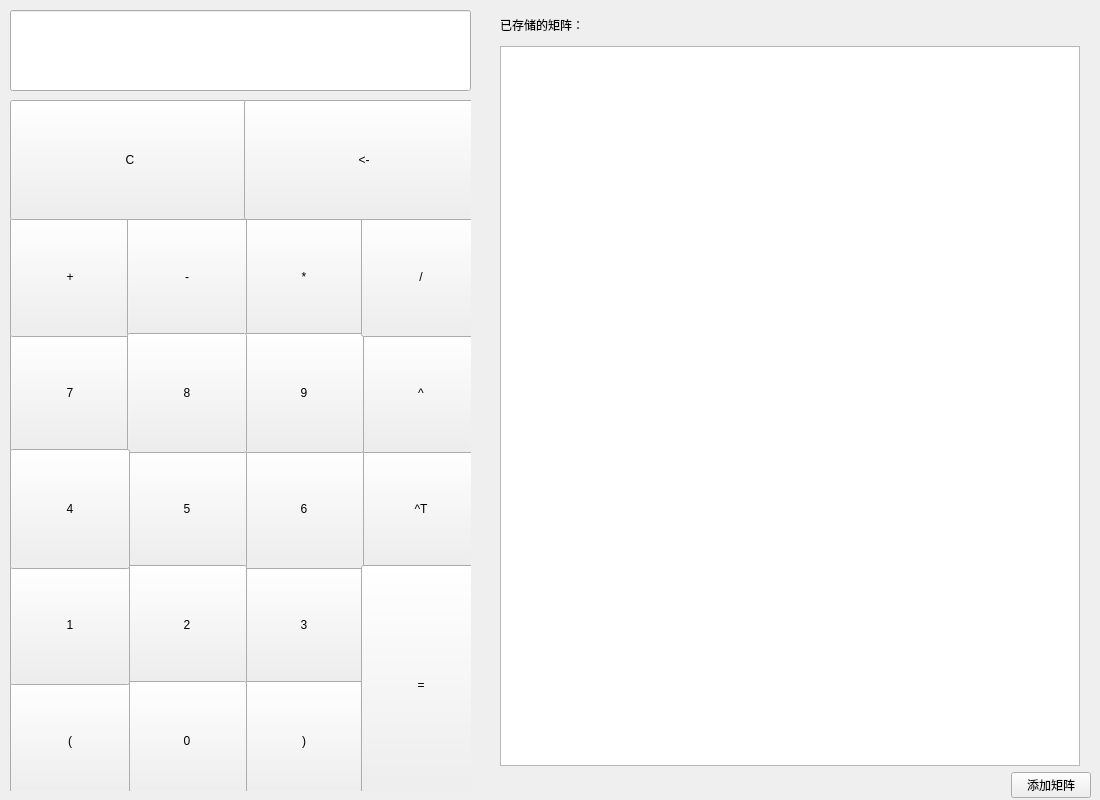
<?xml version="1.0" encoding="UTF-8"?>
<ui version="4.0">
 <class>Widget</class>
 <widget class="QWidget" name="Widget">
  <property name="geometry">
   <rect>
    <x>0</x>
    <y>0</y>
    <width>1100</width>
    <height>800</height>
   </rect>
  </property>
  <property name="minimumSize">
   <size>
    <width>1100</width>
    <height>800</height>
   </size>
  </property>
  <property name="maximumSize">
   <size>
    <width>1100</width>
    <height>800</height>
   </size>
  </property>
  <property name="windowTitle">
   <string>Widget</string>
  </property>
  <widget class="QLineEdit" name="display">
   <property name="geometry">
    <rect>
     <x>10</x>
     <y>10</y>
     <width>461</width>
     <height>81</height>
    </rect>
   </property>
   <property name="readOnly">
    <bool>true</bool>
   </property>
  </widget>
  <widget class="QWidget" name="">
   <property name="geometry">
    <rect>
     <x>500</x>
     <y>10</y>
     <width>591</width>
     <height>788</height>
    </rect>
   </property>
   <layout class="QVBoxLayout" name="verticalLayout">
    <item>
     <widget class="QLabel" name="label">
      <property name="text">
       <string>已存储的矩阵：</string>
      </property>
     </widget>
    </item>
    <item>
     <widget class="QListWidget" name="matList">
      <property name="minimumSize">
       <size>
        <width>580</width>
        <height>720</height>
       </size>
      </property>
      <property name="maximumSize">
       <size>
        <width>580</width>
        <height>720</height>
       </size>
      </property>
      <property name="mouseTracking">
       <bool>true</bool>
      </property>
      <property name="editTriggers">
       <set>QAbstractItemView::NoEditTriggers</set>
      </property>
      <property name="sortingEnabled">
       <bool>true</bool>
      </property>
     </widget>
    </item>
    <item>
     <layout class="QHBoxLayout" name="horizontalLayout">
      <item>
       <spacer name="horizontalSpacer">
        <property name="orientation">
         <enum>Qt::Horizontal</enum>
        </property>
        <property name="sizeHint" stdset="0">
         <size>
          <width>40</width>
          <height>20</height>
         </size>
        </property>
       </spacer>
      </item>
      <item>
       <widget class="QPushButton" name="addMatrix">
        <property name="text">
         <string>添加矩阵</string>
        </property>
       </widget>
      </item>
     </layout>
    </item>
   </layout>
  </widget>
  <widget class="QWidget" name="">
   <property name="geometry">
    <rect>
     <x>10</x>
     <y>100</y>
     <width>461</width>
     <height>691</height>
    </rect>
   </property>
   <layout class="QGridLayout" name="gridLayout">
    <item row="3" column="3">
     <widget class="QPushButton" name="TRANS">
      <property name="minimumSize">
       <size>
        <width>120</width>
        <height>120</height>
       </size>
      </property>
      <property name="maximumSize">
       <size>
        <width>120</width>
        <height>120</height>
       </size>
      </property>
      <property name="text">
       <string>^T</string>
      </property>
     </widget>
    </item>
    <item row="4" column="2">
     <widget class="QPushButton" name="B3">
      <property name="minimumSize">
       <size>
        <width>120</width>
        <height>120</height>
       </size>
      </property>
      <property name="maximumSize">
       <size>
        <width>120</width>
        <height>120</height>
       </size>
      </property>
      <property name="text">
       <string>3</string>
      </property>
     </widget>
    </item>
    <item row="5" column="2">
     <widget class="QPushButton" name="RBR">
      <property name="minimumSize">
       <size>
        <width>120</width>
        <height>120</height>
       </size>
      </property>
      <property name="maximumSize">
       <size>
        <width>120</width>
        <height>120</height>
       </size>
      </property>
      <property name="text">
       <string>)</string>
      </property>
     </widget>
    </item>
    <item row="2" column="0">
     <widget class="QPushButton" name="B7">
      <property name="minimumSize">
       <size>
        <width>120</width>
        <height>120</height>
       </size>
      </property>
      <property name="maximumSize">
       <size>
        <width>120</width>
        <height>120</height>
       </size>
      </property>
      <property name="text">
       <string>7</string>
      </property>
     </widget>
    </item>
    <item row="2" column="3">
     <widget class="QPushButton" name="POW">
      <property name="minimumSize">
       <size>
        <width>120</width>
        <height>120</height>
       </size>
      </property>
      <property name="maximumSize">
       <size>
        <width>120</width>
        <height>120</height>
       </size>
      </property>
      <property name="text">
       <string>^</string>
      </property>
     </widget>
    </item>
    <item row="1" column="0">
     <widget class="QPushButton" name="ADD">
      <property name="minimumSize">
       <size>
        <width>120</width>
        <height>120</height>
       </size>
      </property>
      <property name="maximumSize">
       <size>
        <width>120</width>
        <height>120</height>
       </size>
      </property>
      <property name="text">
       <string>+</string>
      </property>
     </widget>
    </item>
    <item row="3" column="2">
     <widget class="QPushButton" name="B6">
      <property name="minimumSize">
       <size>
        <width>120</width>
        <height>120</height>
       </size>
      </property>
      <property name="maximumSize">
       <size>
        <width>120</width>
        <height>120</height>
       </size>
      </property>
      <property name="text">
       <string>6</string>
      </property>
     </widget>
    </item>
    <item row="3" column="1">
     <widget class="QPushButton" name="B5">
      <property name="minimumSize">
       <size>
        <width>120</width>
        <height>120</height>
       </size>
      </property>
      <property name="maximumSize">
       <size>
        <width>120</width>
        <height>120</height>
       </size>
      </property>
      <property name="text">
       <string>5</string>
      </property>
     </widget>
    </item>
    <item row="1" column="2">
     <widget class="QPushButton" name="MUL">
      <property name="minimumSize">
       <size>
        <width>120</width>
        <height>120</height>
       </size>
      </property>
      <property name="maximumSize">
       <size>
        <width>120</width>
        <height>120</height>
       </size>
      </property>
      <property name="text">
       <string>*</string>
      </property>
     </widget>
    </item>
    <item row="4" column="1">
     <widget class="QPushButton" name="B2">
      <property name="minimumSize">
       <size>
        <width>120</width>
        <height>120</height>
       </size>
      </property>
      <property name="maximumSize">
       <size>
        <width>120</width>
        <height>120</height>
       </size>
      </property>
      <property name="text">
       <string>2</string>
      </property>
     </widget>
    </item>
    <item row="5" column="1">
     <widget class="QPushButton" name="B0">
      <property name="minimumSize">
       <size>
        <width>120</width>
        <height>120</height>
       </size>
      </property>
      <property name="maximumSize">
       <size>
        <width>120</width>
        <height>120</height>
       </size>
      </property>
      <property name="text">
       <string>0</string>
      </property>
     </widget>
    </item>
    <item row="1" column="1">
     <widget class="QPushButton" name="MINUS">
      <property name="minimumSize">
       <size>
        <width>120</width>
        <height>120</height>
       </size>
      </property>
      <property name="maximumSize">
       <size>
        <width>120</width>
        <height>120</height>
       </size>
      </property>
      <property name="text">
       <string>-</string>
      </property>
     </widget>
    </item>
    <item row="2" column="2">
     <widget class="QPushButton" name="B9">
      <property name="minimumSize">
       <size>
        <width>120</width>
        <height>120</height>
       </size>
      </property>
      <property name="maximumSize">
       <size>
        <width>120</width>
        <height>120</height>
       </size>
      </property>
      <property name="text">
       <string>9</string>
      </property>
     </widget>
    </item>
    <item row="4" column="3" rowspan="2">
     <widget class="QPushButton" name="EQ">
      <property name="minimumSize">
       <size>
        <width>120</width>
        <height>240</height>
       </size>
      </property>
      <property name="maximumSize">
       <size>
        <width>120</width>
        <height>240</height>
       </size>
      </property>
      <property name="text">
       <string>=</string>
      </property>
     </widget>
    </item>
    <item row="1" column="3">
     <widget class="QPushButton" name="DIV">
      <property name="minimumSize">
       <size>
        <width>120</width>
        <height>120</height>
       </size>
      </property>
      <property name="maximumSize">
       <size>
        <width>120</width>
        <height>120</height>
       </size>
      </property>
      <property name="text">
       <string>/</string>
      </property>
     </widget>
    </item>
    <item row="2" column="1">
     <widget class="QPushButton" name="B8">
      <property name="minimumSize">
       <size>
        <width>120</width>
        <height>120</height>
       </size>
      </property>
      <property name="maximumSize">
       <size>
        <width>120</width>
        <height>120</height>
       </size>
      </property>
      <property name="text">
       <string>8</string>
      </property>
     </widget>
    </item>
    <item row="5" column="0">
     <widget class="QPushButton" name="LBR">
      <property name="minimumSize">
       <size>
        <width>120</width>
        <height>120</height>
       </size>
      </property>
      <property name="maximumSize">
       <size>
        <width>120</width>
        <height>120</height>
       </size>
      </property>
      <property name="text">
       <string>(</string>
      </property>
     </widget>
    </item>
    <item row="4" column="0">
     <widget class="QPushButton" name="B1">
      <property name="minimumSize">
       <size>
        <width>120</width>
        <height>120</height>
       </size>
      </property>
      <property name="maximumSize">
       <size>
        <width>120</width>
        <height>120</height>
       </size>
      </property>
      <property name="text">
       <string>1</string>
      </property>
     </widget>
    </item>
    <item row="3" column="0">
     <widget class="QPushButton" name="B4">
      <property name="minimumSize">
       <size>
        <width>120</width>
        <height>120</height>
       </size>
      </property>
      <property name="maximumSize">
       <size>
        <width>120</width>
        <height>120</height>
       </size>
      </property>
      <property name="text">
       <string>4</string>
      </property>
     </widget>
    </item>
    <item row="0" column="0" colspan="2">
     <widget class="QPushButton" name="CLR">
      <property name="minimumSize">
       <size>
        <width>240</width>
        <height>120</height>
       </size>
      </property>
      <property name="maximumSize">
       <size>
        <width>240</width>
        <height>120</height>
       </size>
      </property>
      <property name="text">
       <string>C</string>
      </property>
     </widget>
    </item>
    <item row="0" column="2" colspan="2">
     <widget class="QPushButton" name="BACK">
      <property name="minimumSize">
       <size>
        <width>240</width>
        <height>120</height>
       </size>
      </property>
      <property name="maximumSize">
       <size>
        <width>240</width>
        <height>120</height>
       </size>
      </property>
      <property name="text">
       <string>&lt;-</string>
      </property>
     </widget>
    </item>
   </layout>
  </widget>
 </widget>
 <resources/>
 <connections/>
</ui>
